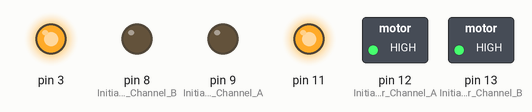
This sketch was run on a simulated Arduino Uno, built with avr-gcc and run on an emulated ATmega328P. Parts: switched loads named in the sketch (green lamp = pin HIGH), output pins drawn as LEDs (lit = HIGH).

Above: at 1.5 s.
At 4.0 s:
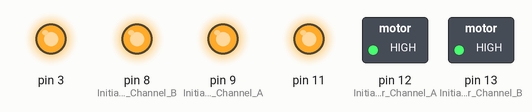
At 6.0 s:
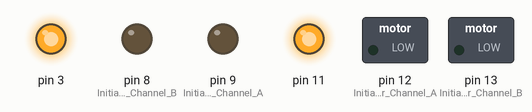
At 7.5 s:
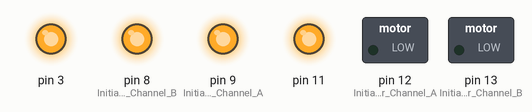
Timing chart, 0 to 9.2 s (numbered marks = the images above):
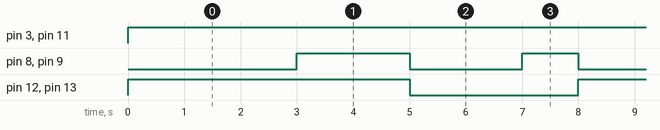

Measured:
- by itself, pin 3, pin 11: LOW → HIGH at 0.00 s
- by itself, pin 8 (Initiates_Brake_Channel_B), pin 9 (Initiates_Brake_Channel_A): repeats every 8.0 s: LOW 2.0 s, HIGH 1.0 s, LOW 3.0 s, HIGH 2.0 s
- by itself, pin 12 (Initiates_Motor_Channel_A), pin 13 (Initiates_Motor_Channel_B): alternates HIGH for 5.0 s and LOW for 3.0 s

The sketch:

MotorShieldExample.ino
```cpp
void setup() {

  //Setup Channel A
  pinMode(12, OUTPUT); //Initiates Motor Channel A pin
  pinMode(9, OUTPUT); //Initiates Brake Channel A pin

  //Setup Channel B
  pinMode(13, OUTPUT); //Initiates Motor Channel B pin
  pinMode(8, OUTPUT);  //Initiates Brake Channel B pin

}

void loop(){


  //Motor A forward @ full speed
  digitalWrite(12, HIGH); //Establishes forward direction of Channel A
  digitalWrite(9, LOW);   //Disengage the Brake for Channel A
  analogWrite(3, 255);   //Spins the motor on Channel A at full speed   ---- 255

  //Motor B backward @ half speed
  digitalWrite(13, HIGH);  //Establishes backward direction of Channel B
  digitalWrite(8, LOW);   //Disengage the Brake for Channel B
  analogWrite(11, 255);    //Spins the motor on Channel B at half speed


  delay(3000);

  digitalWrite(9, HIGH);  //Engage the Brake for Channel A
  digitalWrite(8, HIGH);  //Engage the Brake for Channel B

  delay(2000);

  //Motor A forward @ full speed
  digitalWrite(12, LOW); //Establishes forward direction of Channel A
  digitalWrite(9, LOW);   //Disengage the Brake for Channel A
  analogWrite(3, 255);   //Spins the motor on Channel A at full speed   ---- 255

  //Motor B backward @ half speed
  digitalWrite(13, LOW);  //Establishes backward direction of Channel B
  digitalWrite(8, LOW);   //Disengage the Brake for Channel B
  analogWrite(11, 255);    //Spins the motor on Channel B at half speed


  delay(2000);

  digitalWrite(9, HIGH);  //Engage the Brake for Channel A
  digitalWrite(8, HIGH);  //Engage the Brake for Channel B

  delay(1000);

}
```
